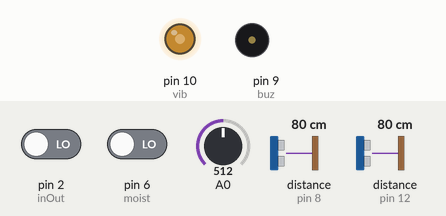
A sketch run on a simulated Arduino Uno, built with avr-gcc and run on an emulated ATmega328P. Parts: output pins drawn as LEDs (lit = HIGH), buzzer (waves = sounding). Wiring (inferred from the names in the program): 2 × ultrasonic range finder: trigger pin 7, echo pin 8 / trigger pin 11, echo pin 12. Inputs (shaded band) come from the test bench; at power-on: pin 6 (moist) LOW, distance to the obstacle (sensors on pin 8, pin 12) 80 cm, pin 2 (inOut) LOW, A0 = 512. The echo pulse lasts 58.3 µs per cm; pins used as bus, display or sensor lines are not drawn.

Above: at 1.31 s.
2.5 s: pin 6 (moist) driven HIGH
At 4.1 s:
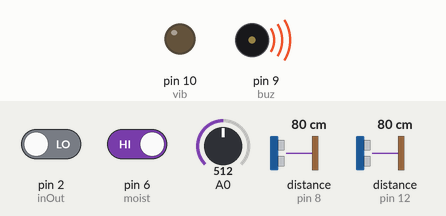
4.7 s: pin 6 (moist) driven LOW
At 5.63 s:
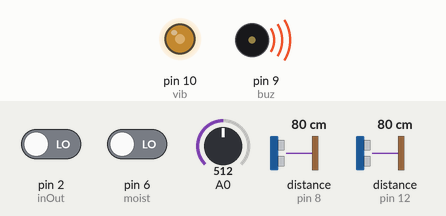
9.0 s: distance to the obstacle (sensor on pin 8) set to 149 cm
12.5 s: distance to the obstacle (sensor on pin 8) set to 159 cm
At 13.4 s:
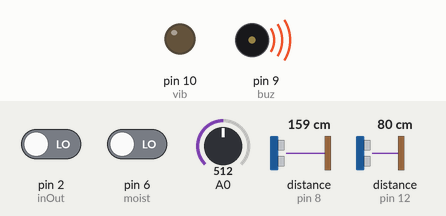
14.7 s: distance to the obstacle (sensor on pin 8) set to 2 cm
At 16.28 s:
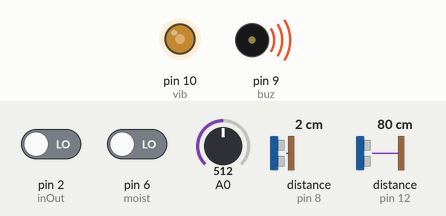
18.8 s: distance to the obstacle (sensor on pin 12) set to 2 cm
Timing chart, 0 to 23.3 s (numbered marks = the images above; inputs shaded):
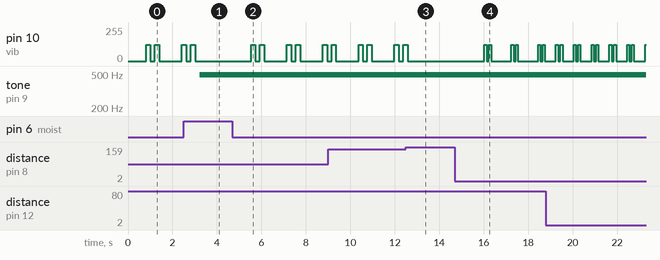

The sketch:

sketch_oct16a.ino
```cpp
// Smart Cane for the Visually Impaired ‐ Arduino Code
const int moist = 6; // Moisture Sensor Pin
bool moisture = LOW; bool moistState = LOW;
const int buz = 9; // Buzzer Pin (PWM)
const int vib = 10; // Vibrator Pin (PWM)
// Ultrasonic Sensor Pins
const int trigPinU = 7;
const int echoPinU = 8;
const int trigPinD = 11;
const int echoPinD = 12;
int dul = 0; // delay variable
float duration; float distanceD; float distanceU;
int volts = 5; float vout = 0.0; float vin = 0.0;
float R1 = 30000.0; float R2 = 7500.0;
const int inOut = 2; // Interrupt Pin for Indoor, Outdoor Switch
float uLim = 116;
float dLim = 100;
void setup() {
pinMode(trigPinU,OUTPUT);
pinMode(echoPinU,INPUT);
pinMode(trigPinD,OUTPUT);
pinMode(echoPinD,INPUT);
pinMode(buz,OUTPUT);
pinMode(vib,OUTPUT);
pinMode(moist,INPUT);
pinMode(inOut,INPUT);
if (digitalRead(inOut) == HIGH){
uLim = 100;
dLim = 50;
}
else{
uLim = 152;
dLim = 100;
}
// InDoor, OutDoor Modes connected to Interrupts
attachInterrupt(digitalPinToInterrupt(inOut),inOutFunc,CHANGE);
Serial.begin(9600);
}
void loop() {
// put your main code here, to run repeatedly:
// Utrasonic Sensor Operation
// 1. Upper ‐‐‐‐‐‐‐‐‐‐‐‐‐‐‐‐‐‐‐‐‐‐‐‐‐‐‐‐‐‐‐‐‐‐‐‐‐‐‐‐‐‐‐‐‐
digitalWrite(trigPinU, HIGH);
delayMicroseconds(10);
digitalWrite(trigPinU, LOW);
duration = pulseIn(echoPinU, HIGH);
distanceU = duration*0.034/2;
// 2. Lower ‐‐‐‐‐‐‐‐‐‐‐‐‐‐‐‐‐‐‐‐‐‐‐‐‐‐‐‐‐‐‐‐‐‐‐‐‐‐‐‐‐‐‐‐‐
digitalWrite(trigPinD, HIGH);


delayMicroseconds(10);
digitalWrite(trigPinD, LOW);
duration = pulseIn(echoPinD, HIGH);
distanceD = duration*0.034/2;
volts = analogRead(A0);
vout = (volts * 5.0)/1024.0; // see text
vin = vout/(R2/(R1+R2));
// Loop for Battery Check ‐‐‐‐‐‐‐‐‐‐‐‐‐‐‐‐‐‐‐‐‐‐‐‐‐‐‐‐‐‐
// Rest of the cane won't work if battery level is insufficient
if (vin < 4){
while (vin < 4){
digitalWrite(buz,HIGH);
delay(1000);
digitalWrite(buz,LOW);
delay(1000);
volts = analogRead(A0);
vout = (volts * 5.0)/1024.0; // see text
vin = vout/(R2/(R1+R2));
}
}
// Condition for Ultrasonic Sensor (Lower) ‐‐‐‐‐‐‐‐‐‐‐‐
if (distanceD < dLim){
if (distanceD > dLim/2){
dul = 200;
}
else{
dul = 100;
}
analogWrite(buz,255);
delay(dul);
analogWrite(buz,0);
delay(dul);
analogWrite(buz,255);
delay(dul);
analogWrite(buz,0);
delay(dul);
}
else
{
digitalWrite(buz,LOW);
}
// Condition for Ultrasonic Sensor (Upper) ‐‐‐‐‐‐‐‐‐‐‐‐
if (distanceU < uLim){
if (distanceU > uLim/2){
dul = 200;
}
else{
dul = 100;
}
analogWrite(vib,123);
delay(dul);
analogWrite(vib,0);
delay(dul);
analogWrite(vib,123);
delay(dul);
analogWrite(vib,0);
delay(dul);
}
else
{
analogWrite(vib,0);
}
// Condition for Water Sensor ‐‐‐‐‐‐‐‐‐‐‐‐‐‐‐‐‐‐‐‐‐‐‐‐
moisture = digitalRead(moist);
while (moisture == HIGH){
analogWrite(buz,50);
delay(50);
analogWrite(buz,100);
delay(50);
analogWrite(buz,150);
delay(50);
analogWrite(buz,200);
delay(50);
analogWrite(buz,250);
delay(50);
moisture = digitalRead(moist);
}
}
// Interrupt Function for InDoor OutDoor modes ‐‐‐‐‐‐‐
void inOutFunc(){
if (digitalRead(inOut) == HIGH){
uLim = 100;
dLim = 50;
}
else{
uLim = 152;
dLim = 100;
}
}
```

Measured:
- the behaviour switches between 153 and 154 cm on distance to the obstacle (sensor on pin 8) (found by bisection; images 2 and 3)
- after the input at 2.5 s, pin 10 (vib): goes on until 3.0 s, then stays 0/255; tone on pin 9 (buz): silent → 490 Hz after 0.72 s
- after the input at 4.7 s, pin 10 (vib): 0/255 → 123/255 after 0.83 s, then repeats every 1.6 s: 0/255 0.20 s, 123/255 0.20 s, 0/255 1.0 s, 123/255 0.20 s
- after the input at 12.5 s, pin 10 (vib): goes on until 12.6 s, then stays 0/255
- after the input at 14.7 s, pin 10 (vib): 0/255 → 123/255 after 1.3 s, then repeats every 1.2 s: 0/255 0.10 s, 123/255 0.10 s, 0/255 0.91 s, 123/255 0.10 s
